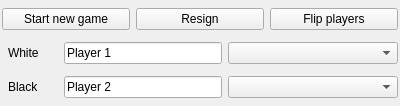
<?xml version="1.0" encoding="UTF-8"?>
<ui version="4.0">
 <class>PlayerSelect</class>
 <widget class="QWidget" name="PlayerSelect">
  <property name="geometry">
   <rect>
    <x>0</x>
    <y>0</y>
    <width>400</width>
    <height>106</height>
   </rect>
  </property>
  <property name="windowTitle">
   <string>Form</string>
  </property>
  <layout class="QVBoxLayout" name="verticalLayout">
   <property name="leftMargin">
    <number>2</number>
   </property>
   <property name="topMargin">
    <number>2</number>
   </property>
   <property name="rightMargin">
    <number>2</number>
   </property>
   <property name="bottomMargin">
    <number>2</number>
   </property>
   <item>
    <layout class="QHBoxLayout" name="horizontalLayout_3">
     <item>
      <widget class="QPushButton" name="b_new">
       <property name="text">
        <string>Start new game</string>
       </property>
      </widget>
     </item>
     <item>
      <widget class="QPushButton" name="b_resign">
       <property name="text">
        <string>Resign</string>
       </property>
      </widget>
     </item>
     <item>
      <widget class="QPushButton" name="b_flip">
       <property name="text">
        <string>Flip players</string>
       </property>
      </widget>
     </item>
    </layout>
   </item>
   <item>
    <layout class="QHBoxLayout" name="horizontalLayout">
     <item>
      <widget class="QLed" name="led1" native="true"/>
     </item>
     <item>
      <widget class="QLabel" name="label">
       <property name="minimumSize">
        <size>
         <width>50</width>
         <height>0</height>
        </size>
       </property>
       <property name="text">
        <string>White</string>
       </property>
      </widget>
     </item>
     <item>
      <widget class="QLineEdit" name="nameEdit1">
       <property name="text">
        <string>Player 1</string>
       </property>
      </widget>
     </item>
     <item>
      <widget class="QComboBox" name="engineCombo1">
       <property name="minimumSize">
        <size>
         <width>170</width>
         <height>0</height>
        </size>
       </property>
      </widget>
     </item>
    </layout>
   </item>
   <item>
    <layout class="QHBoxLayout" name="horizontalLayout_2">
     <item>
      <widget class="QLed" name="led2" native="true"/>
     </item>
     <item>
      <widget class="QLabel" name="label_2">
       <property name="minimumSize">
        <size>
         <width>50</width>
         <height>0</height>
        </size>
       </property>
       <property name="text">
        <string>Black</string>
       </property>
      </widget>
     </item>
     <item>
      <widget class="QLineEdit" name="nameEdit2">
       <property name="text">
        <string>Player 2</string>
       </property>
      </widget>
     </item>
     <item>
      <widget class="QComboBox" name="engineCombo2">
       <property name="minimumSize">
        <size>
         <width>170</width>
         <height>0</height>
        </size>
       </property>
      </widget>
     </item>
    </layout>
   </item>
  </layout>
 </widget>
 <customwidgets>
  <customwidget>
   <class>QLed</class>
   <extends>QWidget</extends>
   <header>qled.h</header>
   <container>1</container>
  </customwidget>
 </customwidgets>
 <resources/>
 <connections/>
</ui>
